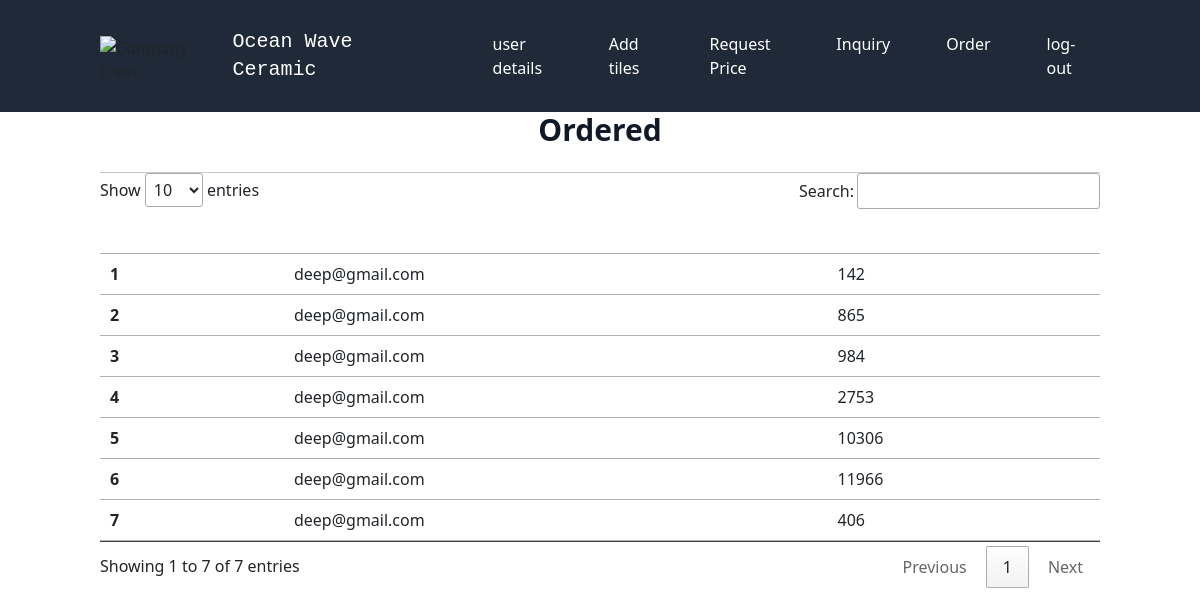
/order-admin.php (signed in), run on the app's committed database.
### tables this page shows
CREATE TABLE `ordered` (
  `id` int(11) NOT NULL,
  `user` varchar(100) NOT NULL,
  `total` varchar(100) NOT NULL
);

### order-admin.php (the view, shortened to what this page needs)
<!DOCTYPE html>
<html lang="en">
<head>
    <link rel="stylesheet" href="//cdn.datatables.net/1.10.20/css/jquery.dataTables.min.css">
    <link href="https://cdn.jsdelivr.net/npm/bootstrap@5.3.0-alpha1/dist/css/bootstrap.min.css" rel="stylesheet">
    <link href="https://cdn.jsdelivr.net/npm/tailwindcss@2.2.19/dist/tailwind.min.css" rel="stylesheet">
    <link rel="stylesheet" href="https://cdnjs.cloudflare.com/ajax/libs/font-awesome/6.0.0-beta3/css/all.min.css">
</head>
<body>
  <html lang="en">
  <head>
  </head>
  <body>
<nav class="bg-gray-800 p-4">
        <div class="container mx-auto flex justify-between items-center">
            <div class="flex items-center">
                <img src="img/abstract-circle-wave-logo-png-image-11.png" alt="Company Logo" class="h-10 mr-5"><p class="text-white text-xl font-mono hover:text-aqua">Ocean Wave Ceramic</p>
            </div>
            <div class="hidden md:flex space-x-6 text-white">
                <a href="#home" class="hover:bg-gray-700 px-3 py-2 rounded"></a>
                <a href="admin.php" class="hover:bg-gray-700 px-3 py-2 rounded">user details</a>
                <a href="form.php" class="hover:bg-gray-700 px-3 py-2 rounded">Add tiles</a>
                <a href="req-admin.php" class="hover:bg-gray-700 px-3 py-2 rounded">Request Price</a>
                <a href="inquiry-admin.php" class="hover:bg-gray-700 px-3 py-2 rounded">Inquiry</a>
                <a href="order-admin.php" class="hover:bg-gray-700 px-3 py-2 rounded">Order</a>
                <?php
  echo "<a href='logout.php' class='hover:bg-gray-700 px-3 py-2 rounded '>log-out</a>";
  ?>
            </div>
        </div>
    </nav>
    </body>
    </html>
<h2 class="text-3xl font-extrabold mb-6 text-gray-900 text-center">Ordered</h2>
<div class="container my-4" >
  <table class="table " id="myTable">
    <hr>
    <thead>
      <tr>
        <th scope="col" style="color:white;">id</th>
        <th scope="col" style="color:white;" >User</th>
        <th scope="col" style="color:white;">Total</th>
      </tr>
    </thead>
    <tbody>
    <?php
    $conn = mysqli_connect("localhost","root","","project");
        $sql = "SELECT * FROM `ordered`";
        $result = mysqli_query($conn, $sql);
        while($row = mysqli_fetch_assoc($result)){
            $id = $row['id'];
            $user = $row['user'];
            $total = $row['total'];
          echo '<tr>
          <th scope="row">'. $id . '</th>
          <td>'. $user. '</td>
          <td>'. $total. '</td>
          </tr>';
        }
        ?>
         </tbody>
    </table>
  </div>
</body>
</html>

### order-admin.php (style rules this page uses)
.table { color: black; background: rgb(97, 93, 88); }
#myTable { background:; background-color: rgb(97, 93, 88) ; }

### data on the page
ordered: id "1", user "deep@gmail.com", total "142"
ordered: id "2", user "deep@gmail.com", total "865"
ordered: id "3", user "deep@gmail.com", total "984"
ordered: id "4", user "deep@gmail.com", total "2753"
ordered: id "5", user "deep@gmail.com", total "10306"
ordered: id "6", user "deep@gmail.com", total "11966"
ordered: id "7", user "deep@gmail.com", total "406"
